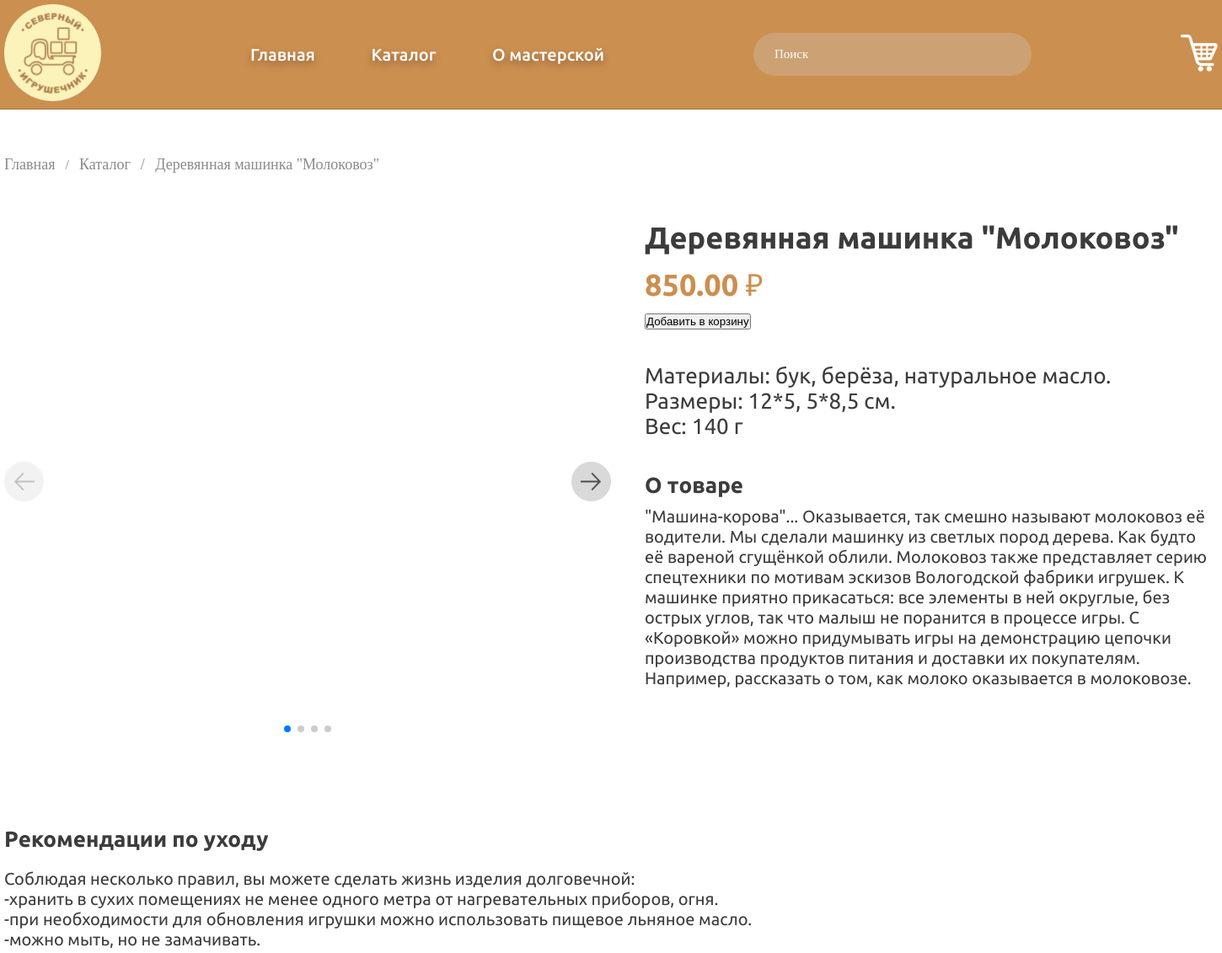
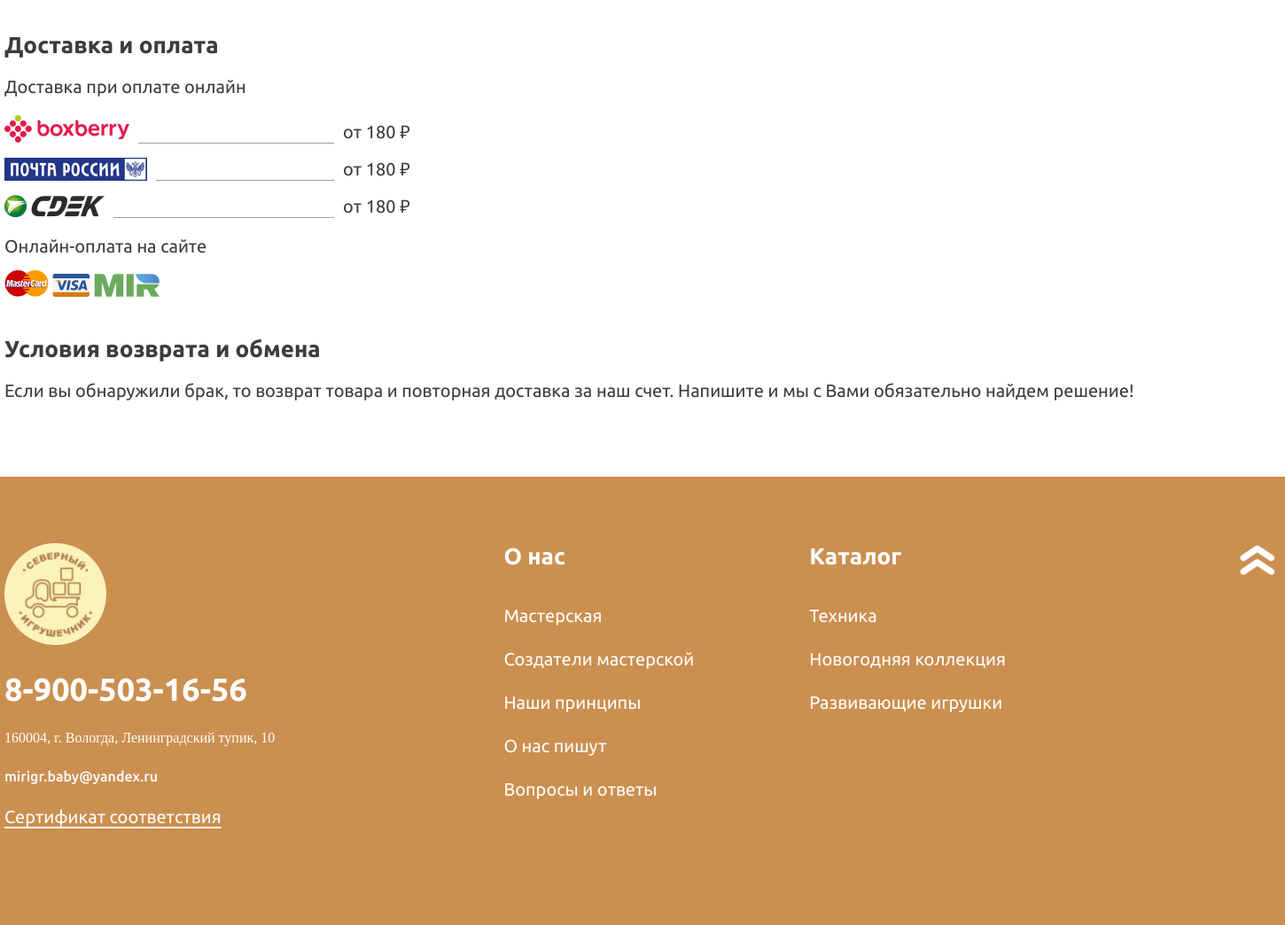
Screenshot of /product.php?id=1 with the database file from the repository (2 pictures, top to bottom).
### tables this page shows
CREATE TABLE IF NOT EXISTS `products` (
  `id` int NOT NULL AUTO_INCREMENT,
  `name_product` varchar(255) NOT NULL,
  `materials` varchar(255) NOT NULL,
  `size` varchar(255) NOT NULL,
  `weight` varchar(10) NOT NULL,
  `price` decimal(10,2) NOT NULL,
  `image_1` varchar(255) NOT NULL,
  `image_2` varchar(255) NOT NULL,
  `image_3` varchar(255) NOT NULL,
  `image_4` varchar(255) NOT NULL,
  `image_5` varchar(255) NOT NULL,
  `description` varchar(2000) NOT NULL,
  `collection_name` enum('Техника','Новогодняя коллекция','Развивающие игрушки') NOT NULL,
  `quantity` int NOT NULL DEFAULT '0',
  PRIMARY KEY (`id`)
);

### product.php (the view, shortened to what this page needs)
<?php
$servername = "localhost";
$username = "root";
$password = "";
$dbname = "my_shop";
$conn = new mysqli($servername, $username, $password, $dbname);
$id = $_GET['id'];
$sql = "SELECT id, name_product, price, image_1, image_2, image_3, image_4, image_5, materials, size, weight, description FROM products WHERE id=$id";
$result = $conn->query($sql);
?>
<!DOCTYPE html>
<html lang="ru">
<head>
  <link rel="stylesheet" href="style.css" />
  <link rel="stylesheet" href="https://cdn.jsdelivr.net/npm/swiper@11/swiper-bundle.min.css" />
</head>
<body>
  <?php
  include 'header.php';
  ?>
  <div class="product">
    <div class="container">
      <?php if ($result->num_rows > 0): ?>
        <?php $row = $result->fetch_assoc(); ?>
        <ul class="breadcrumb_black">
          <li><a class="ul18_gray" href="index.php">Главная</a></li>
          <li><a class="ul18_gray" href="catalog.php">Каталог</a></li>
          <li class="ul18_gray"><?php echo htmlspecialchars($row['name_product']); ?></li>
        </ul>
        <div class="product_block">
          <div class="product_img">
            <div class="swiper mySwiper">
              <div class="swiper-wrapper">
                <?php if (!empty($row['image_1'])): ?>
                  <div class="swiper-slide">
                  </div>
                <?php endif; ?>
              </div>
              <div class="swiper-button-next str_right">
                <img src="img/str_right.png" alt="">
              </div>
              <div class="swiper-button-prev str_left">
                <img src="img/str_left.png" alt="">
              </div>
              <div class="swiper-pagination"></div>
            </div>
          </div>
          <div class="product_text">
            <div class="product_block_text">
              <div class="ub36_black"><?php echo htmlspecialchars($row['name_product']); ?></div>
              <div class="ub36_oranj"><?php echo htmlspecialchars($row['price']) . ' ₽'; ?></div>
              <form action="functions.php" method="post">
    <input type="submit" name="addToCart" value="Добавить в корзину">
              </form>
            </div>
            <div class="product_block_text">
              <div class="ur26_black">Материалы: <?php echo htmlspecialchars($row['materials']); ?>. <br> Размеры:
                <?php echo htmlspecialchars($row['size']); ?>. <br> Вес: <?php echo htmlspecialchars($row['weight']); ?>
              </div>
            </div>
            <div class="product_block_text">
              <div class="ub26_black">О товаре</div>
              <div class="ur20_black"><?php echo htmlspecialchars($row['description']); ?></div>
            </div>
          </div>
        </div>
      <?php else: ?>
        <p>Товар не найден.</p>
      <?php endif; ?>
      <div class="info_po_product">
        <div class="info_product">
          <div class="ub26_black">Рекомендации по уходу</div>
          <div class="ur20_black">Соблюдая несколько правил, вы можете сделать жизнь изделия долговечной:<br>
            -хранить в сухих помещениях не менее одного метра от нагревательных приборов, огня.<br>
            -при необходимости для обновления игрушки можно использовать пищевое льняное масло.<br>
            -можно мыть, но не замачивать.</div>
        </div>
        <div class="info_product">
          <div class="ub26_black">Доставка и оплата</div>
          <div class="ur20_black">Доставка при оплате онлайн</div>
          <div class="delivery">
            <div class="delivery_block">
              <img src="img/boxberry.png" alt="boxberry">
              <svg width="221" height="1" viewBox="0 0 221 1" fill="none" xmlns="http://www.w3.org/2000/svg">
                <line y1="0.5" x2="221" y2="0.5" stroke="#9C9C9C" />
              </svg>
              <div class="ur20_black">от 180 ₽</div>
            </div>
            <div class="delivery_block">
              <img src="img/russian_post.png" alt="Russian_post">
              <svg width="201" height="1" viewBox="0 0 201 1" fill="none" xmlns="http://www.w3.org/2000/svg">
                <line y1="0.5" x2="201" y2="0.5" stroke="#9C9C9C" />
              </svg>
              <div class="ur20_black">от 180 ₽</div>
            </div>
            <div class="delivery_block">
              <img src="img/cdek.png" alt="">
              <svg width="249" height="1" viewBox="0 0 249 1" fill="none" xmlns="http://www.w3.org/2000/svg">
                <line y1="0.5" x2="249" y2="0.5" stroke="#9C9C9C" />
              </svg>
              <div class="ur20_black">от 180 ₽</div>
            </div>
          </div>
          <div class="payment">
            <div class="ur20_black">Онлайн-оплата на сайте</div>
            <div class="icon_payments">
              <img src="img/mastercard.png" alt="mastercard">
              <img src="img/visa.png" alt="visa">
              <img src="img/mir.png" alt="mir">
            </div>
          </div>
        </div>
        <div class="info_product">
          <div class="ub26_black">Условия возврата и обмена</div>
          <div class="ur20_black">Если вы обнаружили брак, то возврат товара и повторная доставка за наш счет. Напишите
            и мы с Вами обязательно найдем решение! </div>
        </div>
      </div>
    </div>
  </div>
  <?php
  include 'footer.php';
  ?>
</body>

### style.css (style rules this page uses)
.ur26_black { font-family: 'Ubuntu Regular'; font-size: 26px; color: #3C3C3C; }
.ub36_black { font-family: 'Ubuntu Bold'; font-size: 36px; color: #3C3C3C; }
.ub36_oranj { font-family: 'Ubuntu Bold'; font-size: 36px; color: #CB8F50; }
.ub26_black { font-family: 'Ubuntu Bold'; font-size: 26px; color: #3C3C3C; }
.ur20_black { font-family: 'Ubuntu Regular'; font-size: 20px; color: #3C3C3C; }
.ul18_gray { font-family: 'Ubuntu Light'; font-size: 18px; color: #8B8B8B; }
* { margin: 0; padding: 0; box-sizing: border-box; }
body { max-width: 1920px; margin: 0 auto; display: block; }
a { text-decoration: none; }
.container { width: 1440px; margin: 0 auto; }
.swiper-slide { height: 620px !important; }
.swiper-button-next:after, .swiper-rtl .swiper-button-prev:after { display: none; }
.swiper-button-prev:after { display: none; }
ul.breadcrumb_black li { display: inline; }
ul.breadcrumb_black li+li:before { padding: 8px; color: #8B8B8B; content: "/\00a0"; }
ul.breadcrumb_black li a { text-decoration: none; }
.about_workshop, .product, .basket, .making_order, .catalog { padding-top: 55px; }
.product_img { width: 720px; height: 720px; }
.product_block { width: 100%; padding-top: 55px; display: flex; justify-content: space-between; }
.product_text { width: 680px; display: flex; flex-direction: column; gap: 40px; }
.product_block_text { display: flex; flex-direction: column; gap: 10px; }
.info_po_product { display: flex; flex-direction: column; gap: 40px; }
.info_product { display: flex; flex-direction: column; gap: 20px; }
.delivery, .payment { display: flex; flex-direction: column; gap: 15px; }
.delivery_block { display: flex; gap: 10px; align-items: flex-end }

### rows the page displays
products: name_product "Деревянная машинка \"Молоковоз\"", price "850.00", materials "бук, берёза, натуральное масло", size "12*5, 5*8,5 см", weight "140 г", description "\"Машина-корова\"... Оказывается, так смешно называют молоковоз её водители. Мы сделали машинку из светлых пород дерева. Как будто её вареной сгущёнкой облили. Молоковоз также представляет серию спецтехники по мотивам эскизов Вологодской фабрики игрушек. К машинке приятно прикасаться: все элементы в ней округлые, без острых углов, так что малыш не поранится в процессе игры. С «Коровкой» можно придумывать игры на демонстрацию цепочки производства продуктов питания и доставки их покупателям. Например, рассказать о том, как молоко оказывается в молоковозе."
